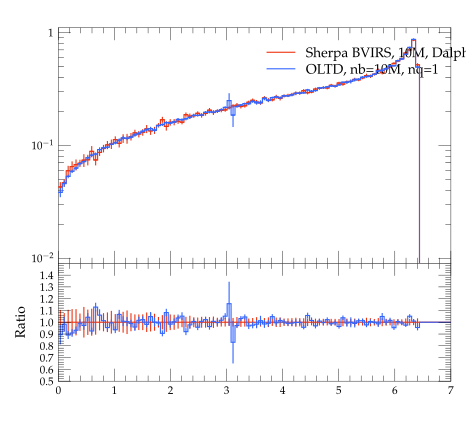

Write Python code to recreate this figure.
#! /usr/bin/env python

# This Python script was auto-generated using YODA v2.0.0.
# Analysis object: /evtb/inc_jb_pt
# Timestamp: 15-04-2024 (14:39:54)

import matplotlib as mpl
import matplotlib.pyplot as plt
mpl.use('Agg') # comment out for interactive use
import os
import numpy as np

plotDir = os.path.split(os.path.realpath(__file__))[0]
if 'YODA_USER_PLOT_PATH' in globals():
    plot_outdir = globals()['YODA_USER_PLOT_PATH']
else:
    plot_outdir = plotDir

#plot style
plt.style.use(os.path.join(plotDir, '../default.mplstyle'))
# plot metadata
figW, figH = plt.rcParams['figure.figsize']
ax_xLabel = r''
ax_yLabel = r''
ax_title  = r''
ax_xScale = 'linear'
ax_yScale = 'log'
xLims = (0.0, 7.0)
yLims = (0.009000000000000001, 1.1)

# TeX-friendly labels for the legend
labels = [ r"Sherpa BVIRS, 10M, Dalpha=0.01", r"OLTD, nb=10M, nq=1" ]

# Create figure and axis objects
fig, (ax, ratio0_ax) = plt.subplots(2, 1, sharex=True,
                  figsize=(figW,figH), gridspec_kw={'height_ratios': (2, 1)})
ratio0_ax.yaxis.set_major_locator(mpl.ticker.MultipleLocator(0.1))
ratio0_ax.set_ylim(0.5, 1.4999)
ratio0_ax.set_ylabel('Ratio')

# LineColor map: curve index -> color
linecolors = {0: '#EE3311', 1: '#3366FF'}
# the numerical data is stored in a separate file
dataf = dict()
prefix = os.path.split(__file__)[0]
if prefix:    prefix = prefix + '/'
exec(open(prefix+'inc_jb_pt__data.py').read(), dataf)


legend_handles = [] # keep track of handles for the legend

# style options for curves
# starts at zorder>=5 to draw curve on top of legend
styles = {
  'curve0': {
    'color' : linecolors[0],
    'linestyle' : '-',
    'marker' : 'o',
    'zorder' : 5,
    'histstyle' : True,
  },
  'curve1': {
    'color' : linecolors[1],
    'linestyle' : '-',
    'marker' : 'o',
    'zorder' : 6,
    'histstyle' : True,
  },
}
# curve from input yoda files in main panel
for label in dataf['yvals'].keys():
    if all(np.isnan(v) for v in dataf['yvals'][label]):
        continue
    tmp = None
    if styles[label]['histstyle']: # draw as histogram
        tmp, = ax.plot(dataf['xedges'], dataf['yedges'][label],
                       color=styles[label]['color'],
                       linestyle=styles[label]['linestyle'],
                       drawstyle='steps-pre', solid_joinstyle='miter',
                       zorder=styles[label]['zorder'], label=label)
        ax.errorbar(dataf['xpoints'], dataf['yvals'][label], color=styles[label]['color'],
                    xerr=dataf['xerrs'], yerr=[dataf['ydowns'][label], dataf['yups'][label]],
                    linestyle='none', zorder=styles[label]['zorder'])
    else: # draw as scatter
        tmp = ax.errorbar(dataf['xpoints'], dataf['yvals'][label],
                          xerr=dataf['xerrs'],
                          yerr=[ dataf['ydowns'][label],
                          dataf['yups'][label] ],
                          fmt=styles[label]['marker'],
                          ecolor=styles[label]['color'],
                          color=styles[label]['color'], zorder=2)
        tmp[-1][0].set_linestyle(styles[label]['linestyle'])
    legend_handles += [tmp]
    for varLabel in dataf['variation_yvals'].keys():
        if varLabel.startswith(label):
            tmp, = ax.plot(dataf['xedges'], dataf['variation_yvals'][varLabel],
                           color=styles[label]['color'],
                           linestyle=styles[label]['linestyle'],
                           drawstyle='steps-pre', solid_joinstyle='miter',
                           zorder=styles[label]['zorder'], alpha=0.5)


# plots on ratio panel
# curve from input yoda files in ratio panel
for label, yvals in dataf['ratio0_yvals'].items():
    if all(np.isnan(v) for v in yvals):
        continue
    if styles[label]['histstyle']: # plot as histogram
        ratio0_ax.plot(dataf['xedges'], yvals,
                       color=styles[label]['color'],
                       linestyle=styles[label]['linestyle'],
                       drawstyle='steps-pre', zorder=1,
                       solid_joinstyle='miter')
        ratio0_ax.vlines(dataf['xpoints'],
                         dataf['ratio0_ymin'][label],
                         dataf['ratio0_ymax'][label],
                         color=styles[label]['color'], zorder=1)
    else: # plot as scatter
        tmp = ratio0_ax.errorbar(dataf['xpoints'],
                                 yvals, xerr=dataf['xerrs'],
                                 yerr=dataf['ratio0_yerrs'][label],
                                 fmt=styles[label]['marker'],
                                 ecolor=styles[label]['color'],
                                 color=styles[label]['color'])
        tmp[-1][0].set_linestyle(styles[label]['linestyle'])

    for varlabel in dataf['ratio0_variation_vals'].keys():
        if varlabel.startswith(label):
            ratio0_ax.plot(dataf['xedges'],
                            dataf['ratio0_variation_vals'][varlabel],
                            color=styles[label]['color'],
                            linestyle=styles[label]['linestyle'],
                            drawstyle='steps-pre', solid_joinstyle='miter',
                            zorder=1, alpha=0.5)

legend_pos = (0.5, 0.97)
ax.legend(legend_handles, labels, loc='upper left', bbox_to_anchor=legend_pos)

# set plot metadata as defined above
ratio0_ax.set_xlabel(ax_xLabel)
ratio0_ax.xaxis.set_label_coords(1., -.15)
ax.set_ylabel(ax_yLabel, loc='top')
ax.set_title(ax_title, loc='left')
ax.set_xscale(ax_xScale)
ax.set_yscale(ax_yScale)
ax.set_xlim(xLims)
ax.set_ylim(yLims)

# tick formatting
plt.rcParams['xtick.top'] = True
plt.rcParams['ytick.right'] = True
ax.yaxis.set_major_locator(mpl.ticker.LogLocator(base=10.0, numticks=np.inf))
ax.yaxis.set_minor_locator(mpl.ticker.LogLocator(
                           base=10.0, subs=np.arange(0.1, 1, 0.1), numticks=np.inf))
fig.align_ylabels((ax, ratio0_ax))
plt.savefig(os.path.join(plot_outdir, 'inc_jb_pt.pdf'), format='PDF')
plt.savefig(os.path.join(plot_outdir, 'inc_jb_pt.png'), format='PNG')

plt.close(fig)
